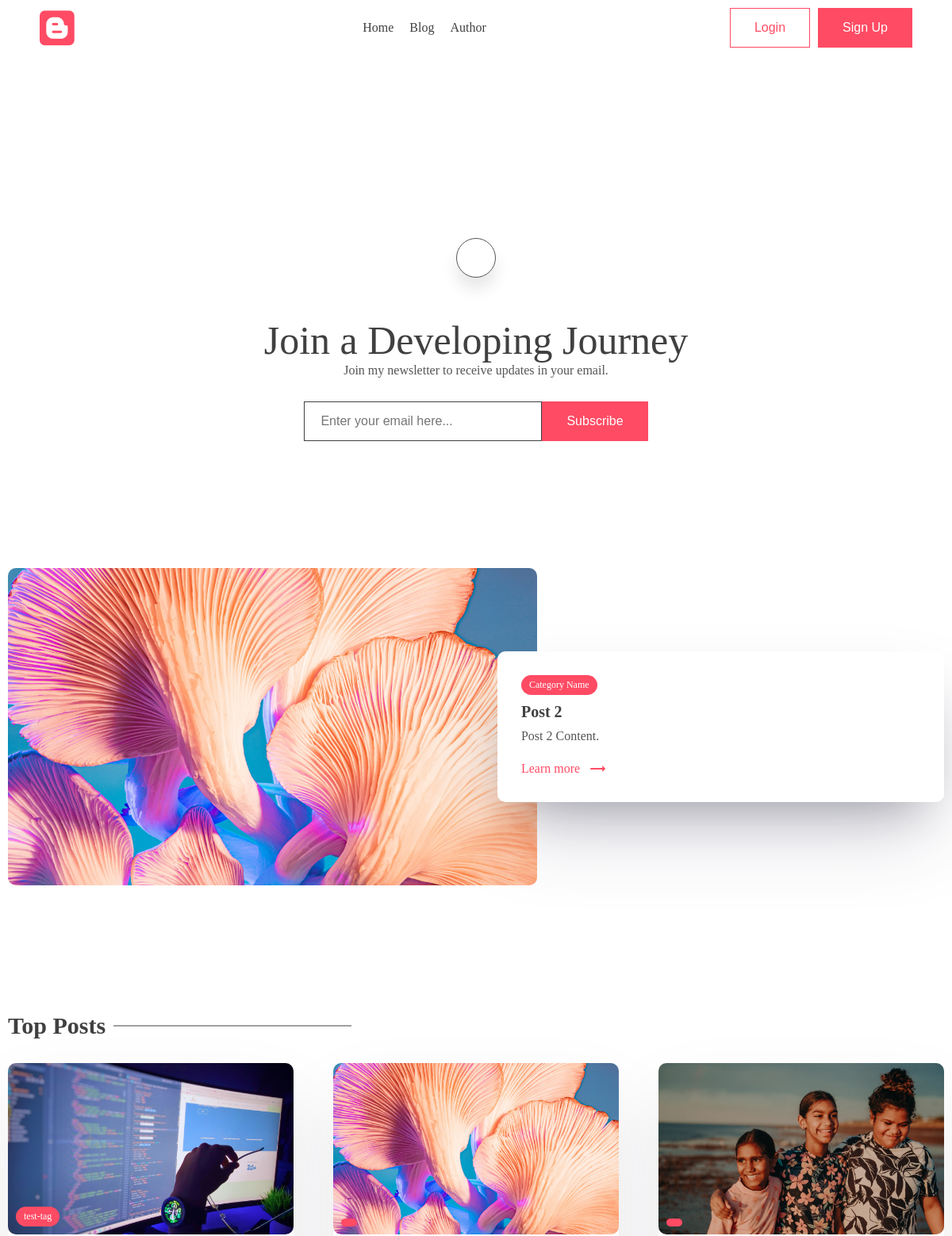
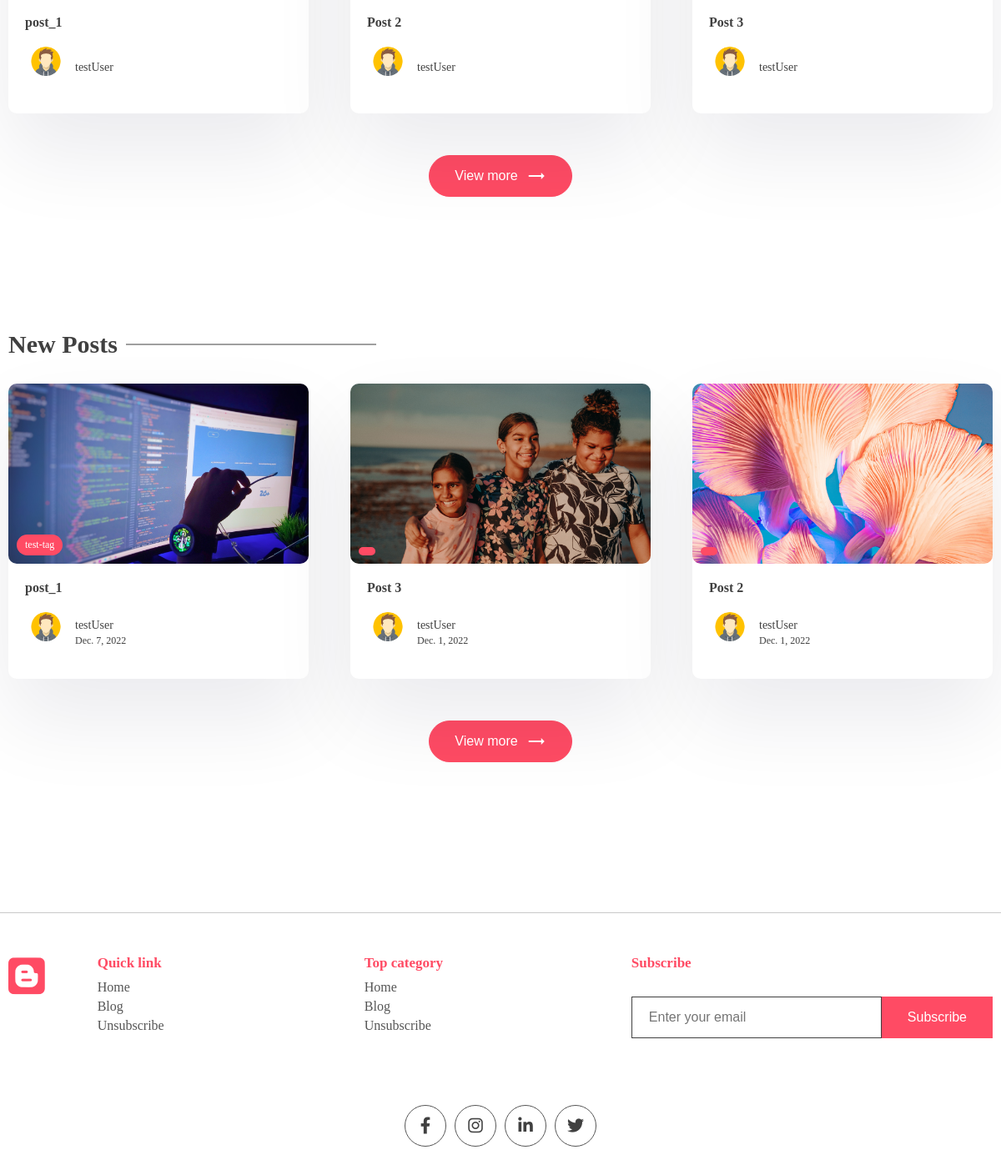
The page / on the database its author committed (2 pictures, top to bottom).
### app/models.py (models this page shows, shortened)
class Post(models.Model):
	title = models.CharField(max_length=200)
	content = models.TextField()
	last_modified = models.DateTimeField(auto_now_add=True)
	slug = models.SlugField(max_length=200, unique=True)
	image = models.ImageField(null=True, blank=True, upload_to="images/")
	tags = models.ManyToManyField(Tag, blank=True, related_name="post")
	view_count = models.IntegerField(null=True, blank=True)
	is_featured = models.BooleanField(default=False)
	author = models.ForeignKey(User, blank=True, null=True, on_delete=models.CASCADE)

class Tag(models.Model):
	name = models.CharField(max_length=100)
	description = models.CharField(max_length=100)
	slug = models.SlugField(max_length=200, unique=True)
	"""
	Override the default slug save method, if the slug is not specified
	then create a slug using slugify. Save the new slug with return super().save()
	"""
	def save(self, *args, **kwargs):
		if not self.id:
			self.slug = slugify(self.name)
		return super(Tag, self).save(*args, **kwargs)

class Profile(models.Model):
    user = models.OneToOneField(User, on_delete=models.CASCADE)
    profile_image = models.ImageField(null=True, blank=True, upload_to="images/")
    slug = models.SlugField(max_length=200, unique=True)
    profile_bio = models.CharField(max_length=200)
    """
    Override the default slug save method, if the slug is not specified
    then create a slug using slugify. Save the new slug with return super().save()
    """
    def save(self, *args, **kwargs):
        if not self.id:
            self.slug = slugify(self.user.username)
        return super(Profile, self).save(*args, **kwargs)

### app/views.py (the view)
# urls.py: path('', views.index, name='index'),
def index(request):
    posts = Post.objects.all()
    top_posts = Post.objects.all().order_by('-view_count')[0:3]
    recent_posts = Post.objects.all().order_by('-last_modified')[0:3]
    featured_posts = Post.objects.filter(is_featured=True)
    subscribe_form = SubscribeForm()
    subscribe_success = None
    """
    For the user, if the request is POST and valid, then save the email to th e
    db and reset the form.
    """
    if request.POST:
        subscribe_form = SubscribeForm(request.POST)
        if subscribe_form.is_valid():
            subscribe_form.save()
            subscribe_success = 'Subscribed Successfully!'
            subscribe_form = SubscribeForm() # Reset the form if successful
    """
    If there are mutiple featured posts competing for the top spot then take
    first in the list. Essentially, featured_posts is not an object but a query
    set, thus the need to filter.
    """
    if featured_posts:
        featured_posts = featured_posts[0]
    context = {
                'posts': posts,
                'top_posts': top_posts,
                'recent_posts': recent_posts,
                'subscribe_form': subscribe_form,
                'subscribe_success': subscribe_success,
                'featured_posts': featured_posts
            }
    return render(request, 'app/index.html', context)

### app/forms.py
class SubscribeForm(forms.ModelForm):
    class Meta:
        model=Subscribe
        fields='__all__'
        labels = {'email':_('')} # Reset the labels
    def __init__(self, *args, **kwargs):
        super().__init__(*args, **kwargs)
        self.fields['email'].widget.attrs['placeholder'] = "Enter your email here..."

### app/templates/app/index.html (shortened to what this page needs)
{% extends 'base.html' %}
{% block content%}
    <main class="sp">
      <div class="container">
        <center>
          <div class="search-bar">
            <div class="animated-search" onclick="searchbar()">
            </div>
          </div>
          <div class="typo">
            <h1 class="title">Join a Developing Journey</h1>
            <p>
              Join my newsletter to receive updates in your email.
            </p>
          </div>
          <div class="newsletter">
            <form method="POST">
                {{subscribe_form}}
              <button class="btn btn-primary">Subscribe</button>
            </form>
          </div>
        </center>
      </div>
    </main>
    <section class="sp">
    {% if featured_posts %}
      <div class="container">
          <a href="{% url 'post_page' featured_posts.slug %}">
        <div class="grid-2">
          <div class="post-img">
              <img src="{{featured_posts.image.url}}" alt="featured_post_image" />
          </div>
          <div class="post-content">
            <div class="cetagory">
                <p>Category Name</p>
            </div>
            <h1>
                {{featured_posts.title}}
            </h1>
            <p class="des">
                {{featured_posts.content | truncatechars:200}}
            </p>
            <p class="learn" href="#"
              >Learn more <span class="material-icons"> trending_flat </span></p
            >
          </div>
        </div>
          </a>
      </div>
    {% endif %}
    </section>
    <section class="sp">
      <div class="container">
        <h1 class="sec-title">Top Posts</h1>
        <div class="grid-3">
				{% for post in top_posts %}
          <a href="{% url 'post_page' post.slug %}">
            <div class="card">
              <div class="post-img">
                <img src="{{post.image.url}}" alt="" />
                <div class="tag">{{post.tags.all.0.name}}</div>
              </div>
              <div class="card-content">
                <h3>
								{{post.title}}
                </h3>
                <div class="author">
                  <div class="profile-pic">
                      <img src="{{post.author.profile.profile_image.url}}" alt="" />
                  </div>
                  <div class="details">
                      <p>{{post.author.first_name}}</p>
                  </div>
                </div>
              </div>
            </div>
          </a>
				{% endfor %}
        </div>
        <center>
          <a href=""><button class="btn btn-primary rounded view">
            View more <span class="material-icons"> trending_flat </span>
          </button></a>
        </center>
      </div>
    </section>
    <section class="sp">
      <div class="container">
        <h1 class="sec-title">New Posts</h1>
        <div class="grid-3">
			{% for post in recent_posts %}
          <a href="{% url 'post_page' post.slug %}">
            <div class="card">
              <div class="post-img">
                <img src="{{post.image.url}}" alt="" />
                <div class="tag">{{post.tags.all.0.name}}</div>
              </div>
              <div class="card-content">
                <h3>
									{{post.title}}
                </h3>
                <div class="author">
                  <div class="profile-pic">
                      <img src="{{post.author.profile.profile_image.url}}" alt="author.image" />
                  </div>
                  <div class="details">
                      <p>{{post.author.first_name}}</p>
                    <small>{{post.last_modified | date }}</small>
                  </div>
                </div>
              </div>
            </div>
          </a>
					{% endfor %}
        </div>
        <center>
          <a href=""><button class="btn btn-primary rounded view">
            View more <span class="material-icons"> trending_flat </span>
          </button></a>
        </center>
      </div>
    </section>
	{% endblock content %}

### app/static/app/style.css (style rules this page uses)
* { margin: 0; padding: 0; box-sizing: border-box; text-decoration: none; border: none; outline: none; list-style: none; color: var(--black); }
:root { --red: #ff4b64; --black: #404040; --des: #555555; --shadow: #ffffff1a 0px 1px 1px 0px inset, #32325d40 0px 50px 100px -20px, #0000004d 0px 30px 60px -30px; --shadow2: rgba(17, 12, 46, 0.084) 0px 48px 100px 0px; }
html { font-size: 62.5%; }
[class*="grid"] { display: grid; }
img { width: 100%; }
.container { max-width: 1220px; margin: auto; padding: 0 10px; }
p, a { font-size: 1.6rem; color: var(--des); }
input, textarea { font-size: 1.6rem; color: var(--black); }
.btn { cursor: pointer; height: 5rem; padding: 0 3rem; font-size: 1.6rem; font-weight: 500; border: 1px solid var(--red); display: flex; align-items: center; justify-content: center; gap: 1rem; }
.btn span { color: white; }
.btn-primary { background: var(--red); color: white; }
.rounded { border-radius: 5rem; }
.search-bar, .animated-search { width: 5rem; aspect-ratio: 1/1; border: 1px solid var(--des); border-radius: 50%; display: flex; align-items: center; justify-content: center; background: white; box-shadow: 0 15px 20px #00000018; cursor: pointer; margin-top: 10rem; z-index: 2; }
.search-bar { box-shadow: unset; border: none; }
.search-bar .animated-search { margin-top: 0; }
.typo { width: 50%; margin-top: 5rem; }
.title { font-size: 5rem; font-weight: 500; }
.newsletter form { display: flex; align-items: center; justify-content: center; margin-top: 3rem; }
.newsletter input { border: 1px solid var(--black); height: 5rem; width: 30rem; padding: 0 2rem; }
.sp { padding: 8rem 0; }
.grid-2 { grid-template-columns: 1.3fr 1fr; align-items: center; }
.post-img { height: 40rem; width: 100%; overflow: hidden; border-radius: 1rem; }
.post-img img { height: 100%; object-fit: cover; object-position: center; }
.post-content { position: relative; left: -5rem; background: white; border-radius: 1rem; padding: 3rem; box-shadow: var(--shadow); width: calc(100% + 5rem); }
.post-content h1 { font-size: 2rem; font-weight: 600; margin: 1rem 0; }
.cetagory { background: var(--red); width: fit-content; border-radius: 5rem; padding: 0.5rem 1rem; }
.cetagory p { color: white; font-size: 1.2rem; }
.learn { display: flex; align-items: center; gap: 1rem; color: var(--red); margin-top: 2rem; }
.learn span { color: #ff4b64; }
.sec-title { font-size: 3rem; font-weight: 600; position: relative; width: fit-content; margin-bottom: 3rem; }
.sec-title::after { content: ""; position: absolute; right: -31rem; height: 1px; width: 30rem; background: var(--black); top: 50%; transform: translateY(-50%); }
.grid-3 { grid-template-columns: repeat(3, 1fr); gap: 5rem; }
.card { background: white; box-shadow: var(--shadow2); border-radius: 1rem; cursor: pointer; transition: 0.3s; }
.post-img { position: relative; }
.tag { position: absolute; bottom: 1rem; left: 1rem; background: var(--red); color: white; border-radius: 5rem; padding: 0.5rem 1rem; font-size: 1.2rem; }
.card-content { padding: 2rem; padding-bottom: 3rem; }
.card h3 { font-size: 1.6rem; font-weight: 600; }
.card .post-img { width: 100%; height: unset; aspect-ratio: 1/0.6; }
.author { display: flex; align-items: center; gap: 1rem; margin-top: 2rem; }
.profile-pic { width: 5rem; aspect-ratio: 1/1; border-radius: 50%; overflow: hidden; }
.author p { color: var(--black); font-weight: 500; font-size: 1.4rem; }
.author small { color: var(--black); font-size: 1.2rem; }
.view { margin-top: 5rem; }
p span { color: var(--red); }
main { padding-top: 10rem !important; }

### rows shown on the page
Post: image (picture), title "Post 2", content "Post 2 Content.", author.profile.profile_image (picture), author.first_name "testUser", last_modified "Dec. 1, 2022"
Post: image (picture), tags.all.0.name "test-tag", title "post_1", author.profile.profile_image (picture), author.first_name "testUser", last_modified "Dec. 7, 2022"
Post: image (picture), title "Post 3", author.profile.profile_image (picture), author.first_name "testUser", last_modified "Dec. 1, 2022"
